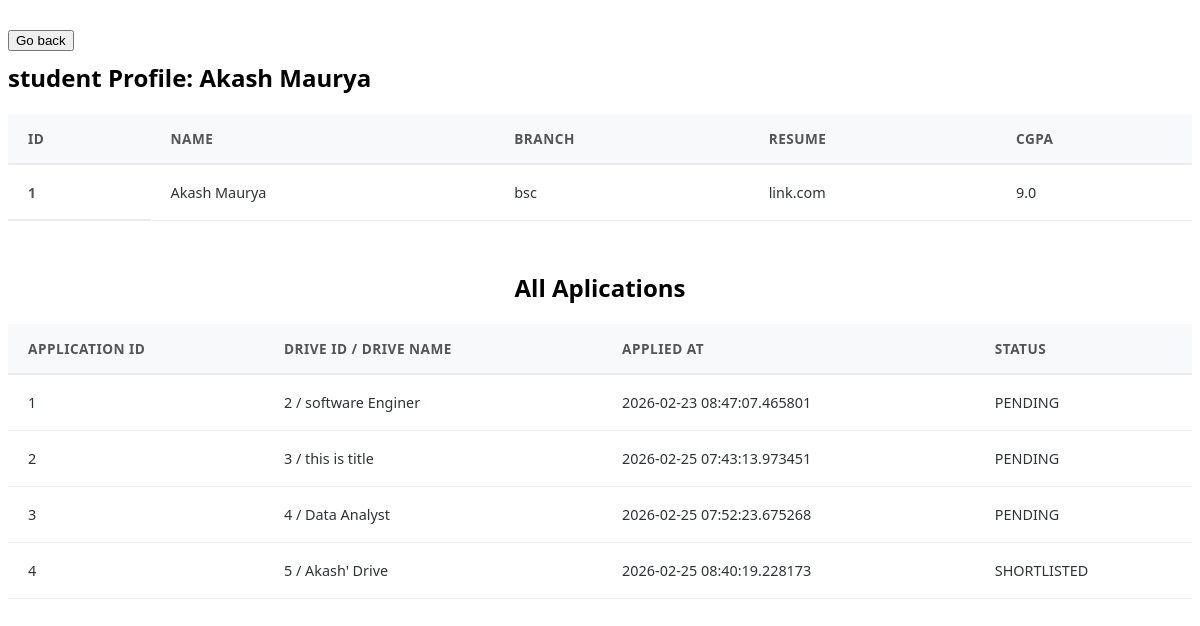
/admin/student/1 (signed in), run on an earlier commit of the app's database.
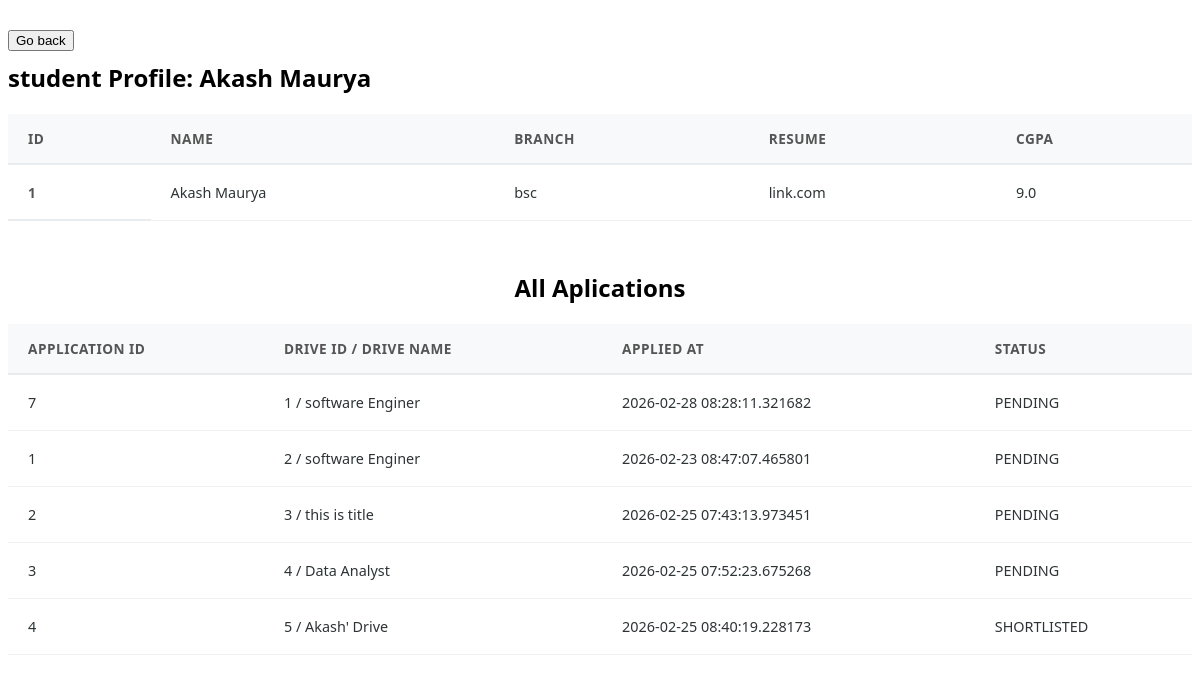
And on a later commit of the database.
### portal/models.py (models this page shows)
class Application(db.Model,UserMixin):
    __tablename__ = 'applications'
    id = db.Column(db.Integer , primary_key = True)
    student_id = db.Column(db.Integer,db.ForeignKey('students.id'), nullable = False)
    drive_id = db.Column(db.Integer,db.ForeignKey('placement_drives.id') , nullable = False)
    applied_at = db.Column(db.DateTime,default = datetime.utcnow)
    status = db.Column(db.String(30), nullable = False,default = 'PENDING')#PENDING , SHORTLISTED,SELECTED , REJECTED
    drive = db.relationship('Drive', backref='applications')
    student = db.relationship('Student' , backref = 'students')
    __table_args__ = (
    db.UniqueConstraint('student_id', 'drive_id', name='unique_student_drive'),
)

class Drive(db.Model,UserMixin):
    __tablename__ = 'placement_drives'
    id = db.Column(db.Integer , primary_key = True)
    company_id = db.Column(db.Integer,db.ForeignKey('companies.id') , nullable = False)
    job_title = db.Column(db.String(100), nullable = False)
    description = db.Column(db.String(200), nullable = False)
    eligibility = db.Column(db.String(100), nullable = False)
    deadline = db.Column(db.DateTime, nullable = False)
    status = db.Column(db.String(20), nullable = False,default ='APPROVED') #APPROVED,PENDING,CLOSED
    company = db.relationship('Company' , backref = 'companies')

### app.py (the view)
@app.route('/admin/student/<int:student_id>')
@login_required
def student_details(student_id):
    stud = Student.query.get_or_404(student_id)
    apple = Application.query.filter_by(student_id = stud.id).all()
    return render_template('admin/student_details.html',r = stud,apple=apple)

### app.py (called while the page is built)
@login_manager.user_loader
def load_user(user_id):
    return User.query.get(int(user_id))

### templates/admin/student_details.html (shortened to what this page needs)
<!DOCTYPE html>
<html lang="en">
<head>
</head>
<body>
    <a href="{{url_for('admin_student')}}"><button>Go back</button></a>
    <h2>student Profile: {{ r.name }}</h2>
    <div id="table" class="border">
        <table class="app-tab">
            <thead>
                <tr>
                    <th>ID</th>
                    <th>Name</th>
                    <th>Branch</th>
                    <th>Resume </th>
                    <th>CGPA</th>
                </tr>
            </thead>
            <tbody>
                <tr>
                    <th scope="row">{{r.id}}</th>
                    <td>{{r.name}}</td>
                    <td>{{r.branch}}</td>
                    <td>{{r.resume_path}}</td>
                    <td>{{r.cgpa}}</td>
                </tr>
            </tbody>
        </table>
    </div>
    <h2 style="margin-top: 50px; text-align: center;">All Aplications</h2>
    <table class="app-tab">
        <thead>
            <tr>
                <th>Application id</th>
                <th>Drive ID / Drive Name</th>
                <th>Applied At</th>
                <th>status</th>
            </tr>
        </thead>
        <tbody>
            {% for a in apple %}
            <tr>
                <td>{{a.id}}</td>
                <td>{{a.drive_id}} / {{a.drive.job_title}} </td>
                <td>{{a.applied_at}} </td>
                <td>{{a.status}} </td>
            </tr>
            {% endfor %}
        </tbody>
    </table>
</body>
</html>

What changed in the data, as far as the page shows it:
added Application: id "7", drive_id "1", drive.job_title "software Enginer", applied_at "2026-02-28 08:28:11.321682", status "PENDING"
